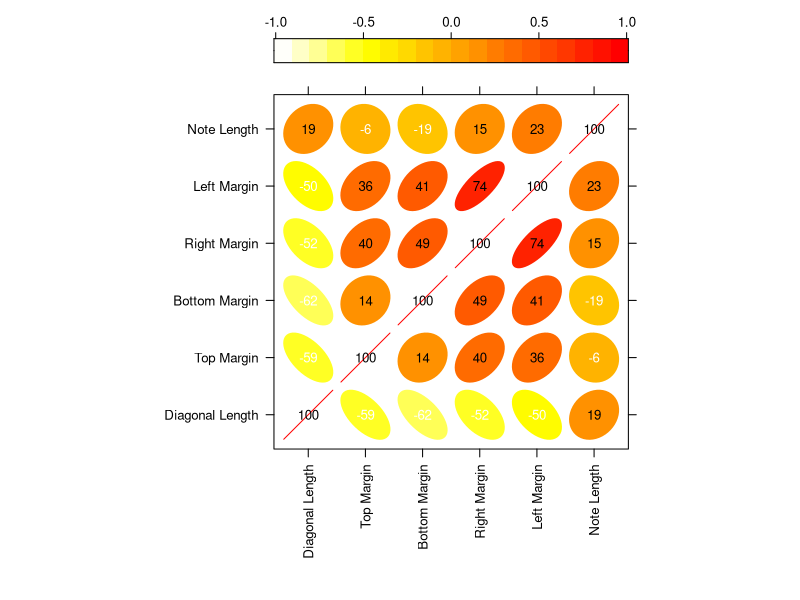
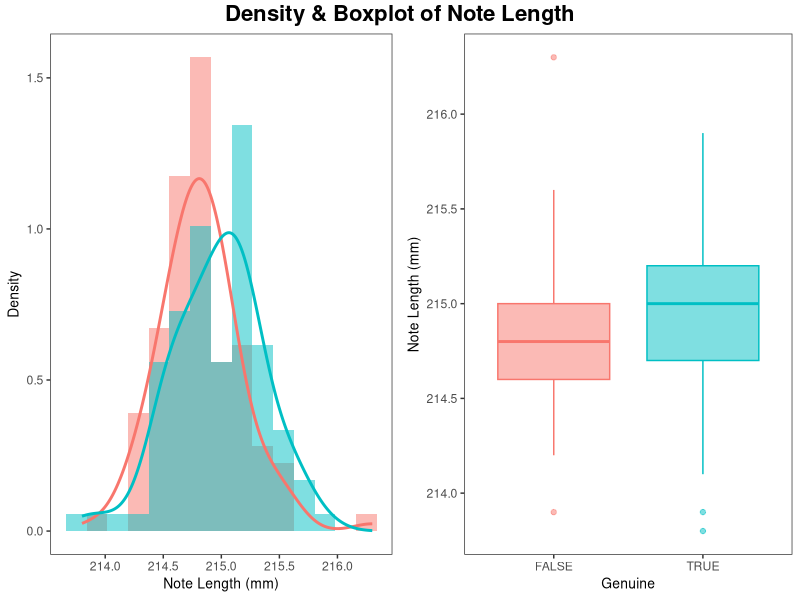
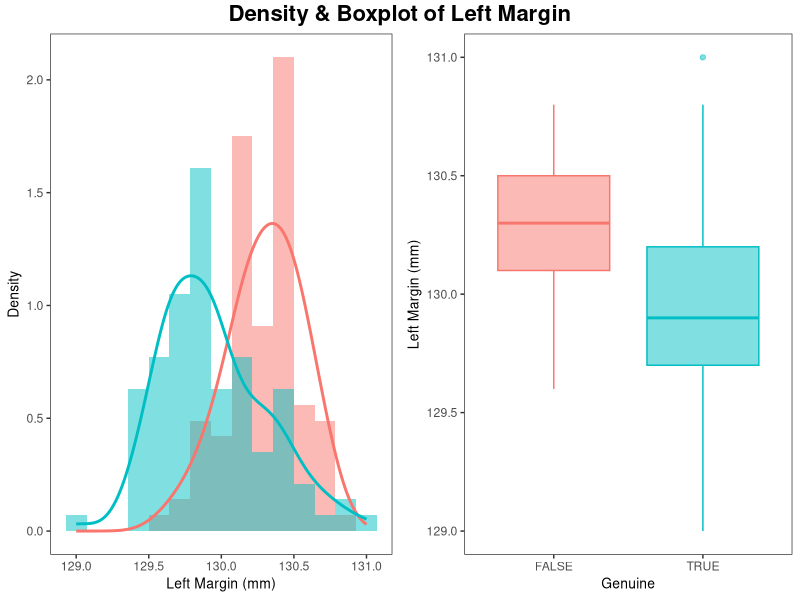
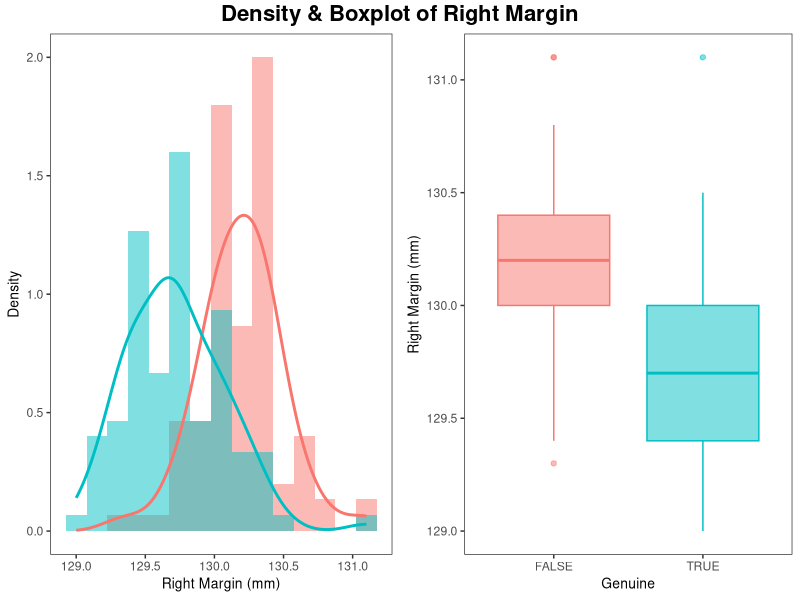
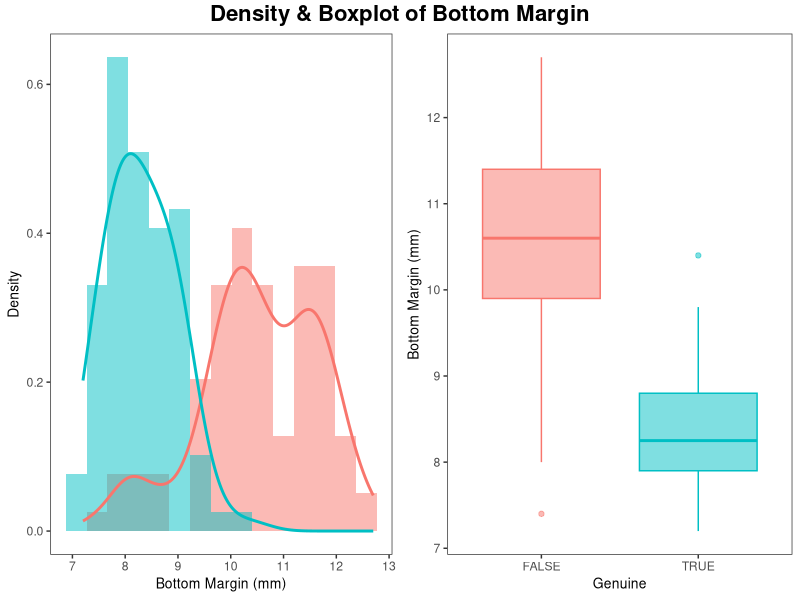
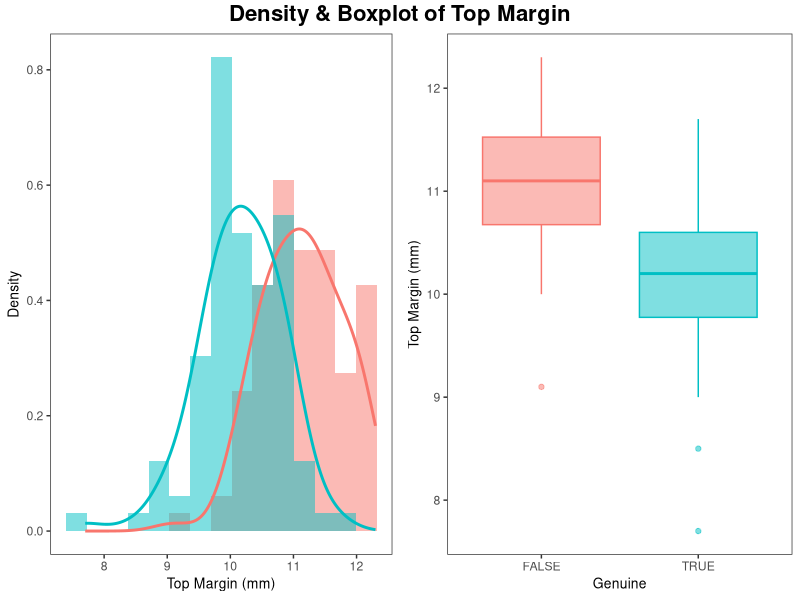
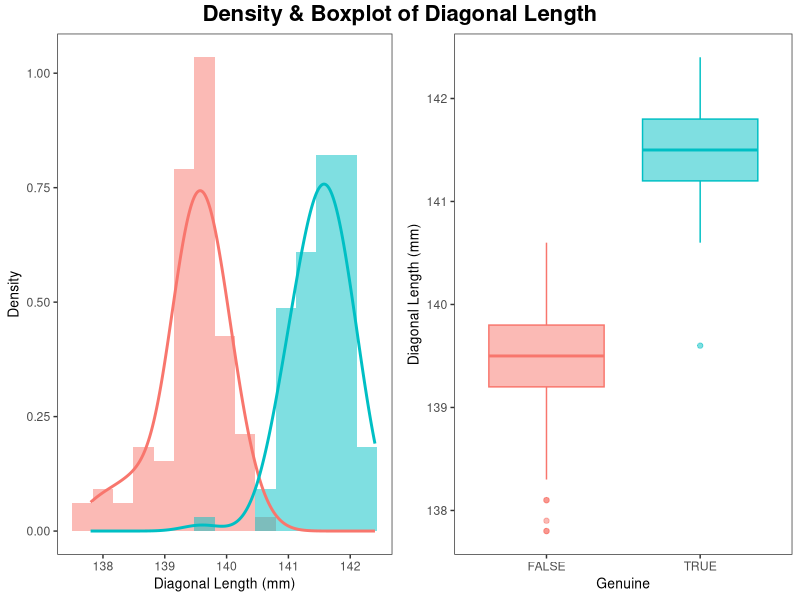
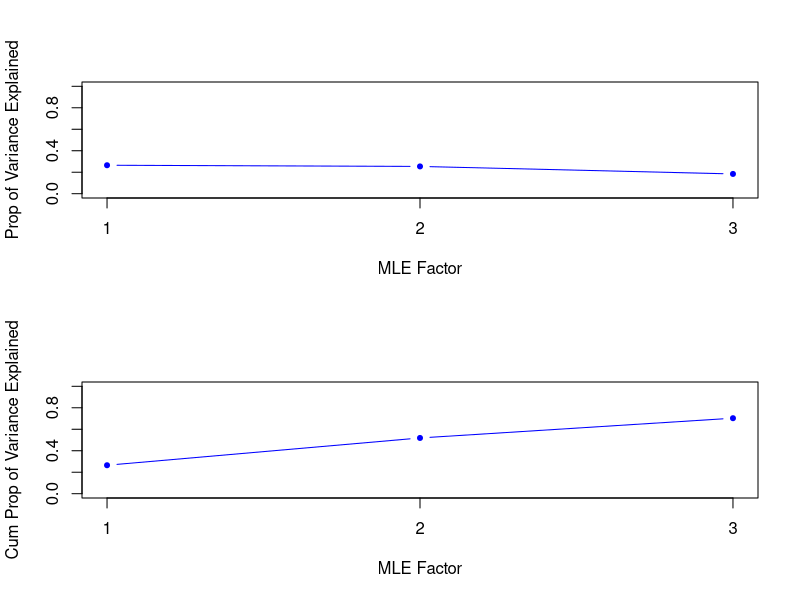

Recreate these plots in R, in order.
## ---- chunk 1
library(tidyverse)
library(lattice)
library(ellipse)
library(gridExtra)
library(grid)
library(MASS)
library(rstatix)
## ---- chunk 2
swissBank <- read.table("Data/SBN.txt") %>%
  mutate(Genuine = c(rep(TRUE, 100), rep(FALSE, 100))) %>% 
  rename(`Note Length` = Length, `Left Margin` = Left, 
         `Right Margin` = Right, `Bottom Margin` = Bottom,
         `Top Margin` = Top, `Diagonal Length` = Diagonal)
glimpse(swissBank)
## ---- chunk 3
# function to plot level plot
panel.corrgram <- function(x, y, z, subscripts, at, level = 0.9, label = FALSE, ...) {
     require("ellipse", quietly = TRUE)
     x <- as.numeric(x)[subscripts]
     y <- as.numeric(y)[subscripts]
     z <- as.numeric(z)[subscripts]
     zcol <- level.colors(z, at = at,  ...)
     for (i in seq(along = z)) {
       ell=ellipse(z[i], level = level, npoints = 50, 
                   scale = c(.2, .2), centre = c(x[i], y[i]))
       panel.polygon(ell, col = zcol[i], border = zcol[i], ...)
       }
     if (label){ 
       panel.text(x = x, y = y, lab = 100 * round(z, 2), cex = 0.8,
                  col = ifelse(z < 0, "white", "black"))
       }
}

# function to plot density plots & box plots
graphs <- function(colName){
  bin_width = round(diff(range(swissBank[[colName]]))/15,5)
  # plot histogram with density
  hist <- swissBank %>% 
    ggplot(aes(x = .data[[colName]])) +
    geom_histogram(aes(y=..density.., fill = Genuine), 
                   position = 'identity', bins = 15, alpha = 0.5) +
    geom_density(aes(color = Genuine), position = 'identity', 
                 bw = bin_width, size = 1, alpha = 0.4)+
    labs(
      x = paste(colName, "(mm)"),
      y = "Density"
    ) + 
    theme_bw() +
    theme(legend.position = "none",
          panel.grid = element_blank(),
          axis.title = element_text(size=10))
  
  # plot boxplot
  box <- swissBank %>% 
    ggplot(aes(x = Genuine, y = .data[[colName]], 
               color = Genuine, fill = Genuine)) +
    geom_boxplot(alpha = 0.5) +
    labs(
      x = "Genuine",
      y = paste(colName, "(mm)")
    ) + 
    theme_bw() +
    theme(legend.position = "none",
          panel.grid = element_blank(),
          axis.title = element_text(size=10))
  
  # return the graphs
  grid.arrange(hist, box, nrow = 1, 
               top = textGrob(paste("Density & Boxplot of", colName), 
                              gp=gpar(fontsize=16, face = "bold", font = 2)))
}

# function to split dataset into k-folds
k.fold.split <- function(k) {
  gen.ind <- sample(1:100, 100) # random indices
  count.ind <- sample(101:200, 100) # random indices
  gen.sets <- split(gen.ind, cut(seq_along(gen.ind), k, labels = F))
  count.sets <- split(count.ind, cut(seq_along(count.ind), k, labels = F))
  
  # concatenate equal length of genuine & counterfeit
  sets <- list()
  for (i in 1:k) {
    sets[[i]] <- c(gen.sets[[i]], count.sets[[i]])
  }
  sets
}

# function to calculate k-fold LDA/LR model accuracy
model.aucs <- function(k, folds, var.cols, LDA.model, LR.model) {
  # start cross-validation
  LDA.train.aucs <- rep(NA, k)
  LDA.valid.aucs <- rep(NA, k)
  LR.train.aucs <- rep(NA, k)
  LR.valid.aucs <- rep(NA, k)
  for (i in 1:k) {
    train.set <- swissBank[-folds[[i]],]
    valid.set <- swissBank[folds[[i]],]
    train.var <- train.set[var.cols]
    valid.var <- valid.set[var.cols]
    
    # get LDA predicted class
    LDA.train.pred <- predict(LDA.model, train.var)$class
    LDA.valid.pred <- predict(LDA.model, valid.var)$class
    
    # get LR probability: if p >= 0.5, predict cancel; if p < 0.5, predict not cancel
    LR.train.pred <- predict(LR.model, train.var, type = "response") >= 0.5
    LR.valid.pred <- predict(LR.model, valid.var, type = "response") >= 0.5
    
    # get accuracy rate, defined as the proportion of correct prediction
    LDA.train.aucs[i] <- mean(LDA.train.pred == train.set$Genuine)
    LDA.valid.aucs[i] <- mean(LDA.valid.pred == valid.set$Genuine)
    LR.train.aucs[i] <- mean(LR.train.pred == train.set$Genuine)
    LR.valid.aucs[i] <- mean(LR.valid.pred == valid.set$Genuine)
  }
  list("LDA Train" = LDA.train.aucs, "LDA Valid" = LDA.valid.aucs,
       "LR Train" = LR.train.aucs, "LR Valid" = LR.valid.aucs)
}

# function to produce outputs
output <- function(LDA.model, LR.model, pred.acc) {
  acc.table <- t(c(mean(pred.acc[[1]]), mean(pred.acc[[2]]), 
                 mean(pred.acc[[3]]), mean(pred.acc[[4]])))
  colnames(acc.table) <- names(pred.acc)
  rownames(acc.table) <- "Prediction Accuracy"
  
  list("LDA Linear Discriminants" = LDA.model$scaling,
       "LR Coefficients" = summary(LR.model)$coefficients,
       "Prediction Accuracies" = acc.table)
}
## ---- chunk 4
cor_feature = cor(swissBank[1:6]) #correlation matrix of dataset
print(levelplot(cor_feature[seq(6,1), seq(6,1)], at = do.breaks(c(-1.01, 1.01), 20), xlab = NULL, 
                ylab = NULL, colorkey = list(space = "top"), panel = panel.corrgram, label = TRUE,
                col.regions=rev(heat.colors(100)), scales = list(x = list(rot = 90))))
## ---- chunk 5
nl <- graphs("Note Length") # density & boxplot of note length
lh <- graphs("Left Margin") # density & boxplot of left margin
rh <- graphs("Right Margin") # density & boxplot of right margin
bm <- graphs("Bottom Margin") # density & boxplot of bottom margin
tm <- graphs("Top Margin") # density & boxplot of top margin
dl <- graphs("Diagonal Length") # density & boxplot of diagonal
## ---- chunk 6
swissBank[1:6] %>% mshapiro_test()
## ---- chunk 7
k <- 5
folds <- k.fold.split(k) # split data
## ---- chunk 8
LDA.full.mdl <- lda(Genuine ~ ., data = swissBank)
LR.full.mdl <- glm(Genuine ~ ., data = swissBank, family = binomial(), maxit = 100)
full.model.vars <- c("Note Length", "Left Margin", "Right Margin", 
                     "Bottom Margin", "Top Margin", "Diagonal Length")
full.accuracies <- model.aucs(k, folds, full.model.vars, LDA.full.mdl, LR.full.mdl)
output(LDA.full.mdl, LR.full.mdl, full.accuracies)
## ---- chunk 9
LDA.noDiag.mdl <- lda(Genuine ~ `Note Length` + `Left Margin` + `Right Margin`+ `Bottom Margin` + 
                        `Top Margin`, data = swissBank)
LR.noDiag.mdl <- glm(Genuine ~ `Note Length` + `Left Margin` + `Right Margin`+ `Bottom Margin` + 
                       `Top Margin`, data = swissBank, family = binomial(), maxit = 100)
noDiag.model.vars <- c("Note Length",  "Left Margin", "Right Margin", "Bottom Margin", "Top Margin")
noDiag.accuracies <- model.aucs(k, folds, noDiag.model.vars, LDA.noDiag.mdl, LR.noDiag.mdl)
output(LDA.noDiag.mdl, LR.noDiag.mdl, noDiag.accuracies)
## ---- chunk 10
LDA.essen.mdl <- lda(Genuine ~ `Bottom Margin` + `Top Margin`, data = swissBank)
LR.essen.mdl <- glm(Genuine ~ `Bottom Margin` + `Top Margin`, data = swissBank, 
                    family = binomial(), maxit = 100)
essen.model.vars <- c("Bottom Margin", "Top Margin")
essen.accuracies <- model.aucs(k, folds, essen.model.vars, LDA.essen.mdl, LR.essen.mdl)
output(LDA.essen.mdl, LR.essen.mdl, essen.accuracies)
## ---- chunk 11
LDA.diag.mdl <- lda(Genuine ~ `Diagonal Length`, data = swissBank)
LR.diag.mdl <- glm(Genuine ~ `Diagonal Length`, data = swissBank, family = binomial(), maxit = 100)
diag.model.vars <- c("Diagonal Length")
diag.accuracies <- model.aucs(k, folds, diag.model.vars, LDA.diag.mdl, LR.diag.mdl)
output(LDA.diag.mdl, LR.diag.mdl, diag.accuracies)
## ---- chunk 12
n.factors <- 3 # highest number of factors applicable to the data
fact.fit <- factanal(swissBank[1:6], n.factors, rotation="varimax", scores="regression") # MLE
print(fact.fit$loadings, cutoff=.001) # prop of var & loading

fact.scores <- fact.fit$scores
swissBank <- swissBank %>% 
  mutate(Factor1 = fact.scores[,1], Factor2 = fact.scores[,2], Factor3 = fact.scores[,3])
## ---- chunk 13
par(mfrow = c(2,1)) # format the graphs
mle_pve <- c(0.265, 0.254, 0.184)
# scree plots & cumulative proportion plot
plot(mle_pve, xlab="MLE Factor", col="blue", xaxt="n", 
     ylab="Prop of Variance Explained", ylim=c(0,1), type='b', pch=20)
axis(1, at=c(1,2,3), labels=c(1,2,3))
plot(cumsum(mle_pve), xlab="MLE Factor", col="blue", xaxt="n", 
     ylab="Cum Prop of Variance Explained", ylim=c(0,1), type='b', pch=20)
axis(1, at=c(1,2,3), labels=c(1,2,3))
## ---- chunk 14
cor_factor = cor(swissBank[8:10]) #correlation matrix of dataset
print(levelplot(cor_factor[seq(3,1), seq(3,1)], at = do.breaks(c(-1.01, 1.01), 20), xlab = NULL, 
                ylab = NULL, colorkey = list(space = "top"), panel = panel.corrgram, label = TRUE,
                col.regions=rev(heat.colors(100)), scales = list(x = list(rot = 90))))
## ---- chunk 15
LDA.fact3.mdl <- lda(Genuine ~ Factor1 + Factor2 + Factor3, data = swissBank)
LR.fact3.mdl <- glm(Genuine ~ Factor1 + Factor2 + Factor3, data = swissBank, 
                    family = binomial(), maxit = 100)
fact3.model.vars <- c("Factor1", "Factor2", "Factor3")
fact3.accuracies <- model.aucs(k, folds, fact3.model.vars, LDA.fact3.mdl, LR.fact3.mdl)
output(LDA.fact3.mdl, LR.fact3.mdl, fact3.accuracies)
## ---- chunk 16
LDA.fact2.mdl <- lda(Genuine ~ Factor1 + Factor2, data = swissBank)
LR.fact2.mdl <- glm(Genuine ~ Factor1 + Factor2, data = swissBank, family = binomial(), maxit = 100)
fact2.model.vars <- c("Factor1", "Factor2")
fact2.accuracies <- model.aucs(k, folds, fact2.model.vars, LDA.fact2.mdl, LR.fact2.mdl)
output(LDA.fact2.mdl, LR.fact2.mdl, fact2.accuracies)
## ---- chunk 17
LDA.fact1.mdl <- lda(Genuine ~ Factor1, data = swissBank)
LR.fact1.mdl <- glm(Genuine ~ Factor1, data = swissBank, family = binomial(), maxit = 100)
fact1.model.vars <- c("Factor1")
fact1.accuracies <- model.aucs(k, folds, fact1.model.vars, LDA.fact1.mdl, LR.fact1.mdl)
output(LDA.fact1.mdl, LR.fact1.mdl, fact1.accuracies)
## ---- chunk 18
all.sum <- c()
for (aucs in list(full.accuracies, noDiag.accuracies, essen.accuracies, diag.accuracies, 
                  fact3.accuracies, fact2.accuracies, fact1.accuracies)) {
  all.sum <- rbind(all.sum, c(aucs[[2]], mean(aucs[[2]])))
  all.sum <- rbind(all.sum, c(aucs[[4]], mean(aucs[[4]])))
  }
colnames(all.sum) <- c("Fold 1", "Fold 2", "Fold 3", "Fold 4", "Fold 5", "5-Fold Mean")
rownames(all.sum) <- c("LDA Full Model", "LR Full Model", "LDA noDiag Model", "LR noDiag Model", 
                       "LDA Essen Model", "LR Essen Model","LDA Diag Model", "LR Diag Model", 
                       "LDA 3-Factor Model", "LR 3-Factor Model", "LDA 2-Factor Model", 
                       "LR 2-Factor Model", "LDA 1-Factor Model", "LR 1-Factor Model")
all.sum
